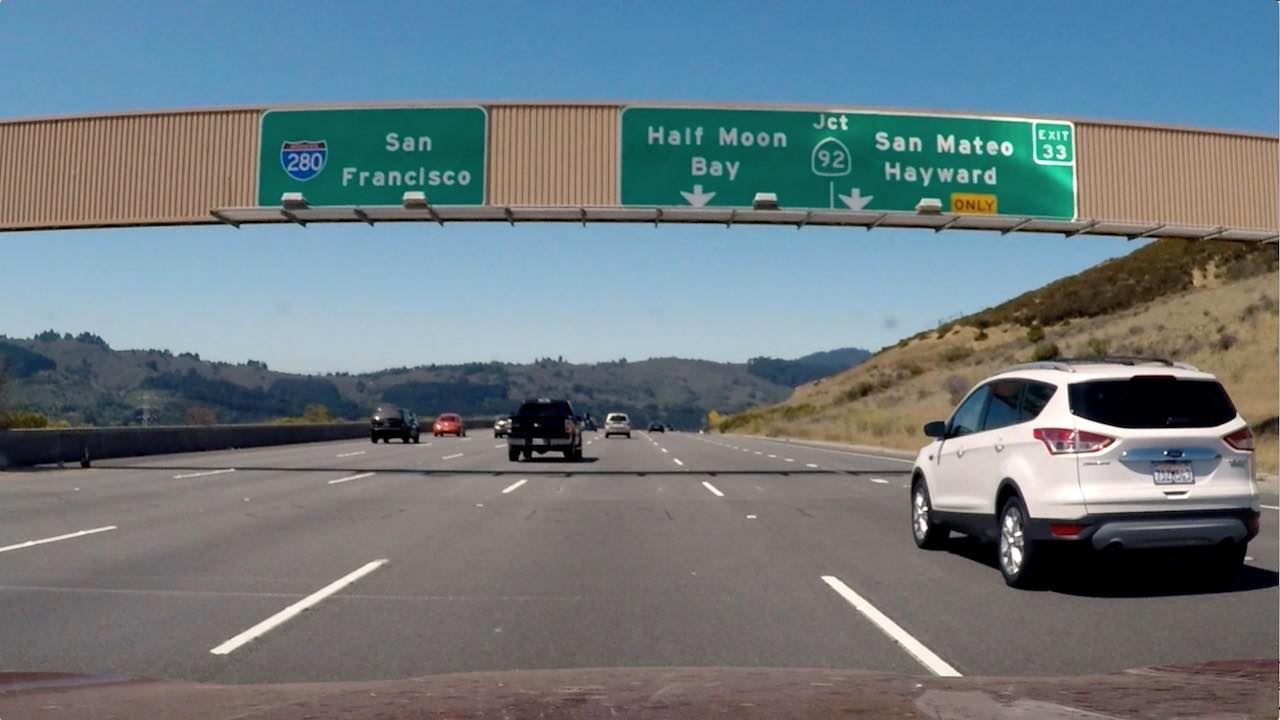
#> input picture signs_vehicles_xygrad.png, 1280 x 720 px
$ python gradient_direction.py   (older library calls are emulated)
#> lines starting #> are read from the running program, lines starting #| are printed output that depends on the picture; after the words box and inside, x2 and y2 are one past the last pixel; in counts of white or black regions, pixels touching at a corner belong together
import numpy as np
import cv2
import matplotlib.pyplot as plt
import matplotlib.image as mpimg
import pickle


# Read in an image
image = mpimg.imread('signs_vehicles_xygrad.png')
#> image is the input picture: shape (720, 1280, 3) float32; mean R, G, B 0.428, 0.477, 0.5

# Define a function that applies Sobel x and y,
# then computes the direction of the gradient
# and applies a threshold.
def dir_threshold(img, sobel_kernel=3, thresh=(0, np.pi/2)):

    # Apply the following steps to img
    # 1) Convert to grayscale
    # 2) Take the gradient in x and y separately
    # 3) Take the absolute value of the x and y gradients
    # 4) Use np.arctan2(abs_sobely, abs_sobelx) to calculate the direction of the gradient
    # 5) Create a binary mask where direction thresholds are met
    # 6) Return this mask as your binary_output image

#> called with sobel_kernel = 15, thresh = (0.7, 1.3)
    gray = cv2.cvtColor(img, cv2.COLOR_RGB2GRAY)
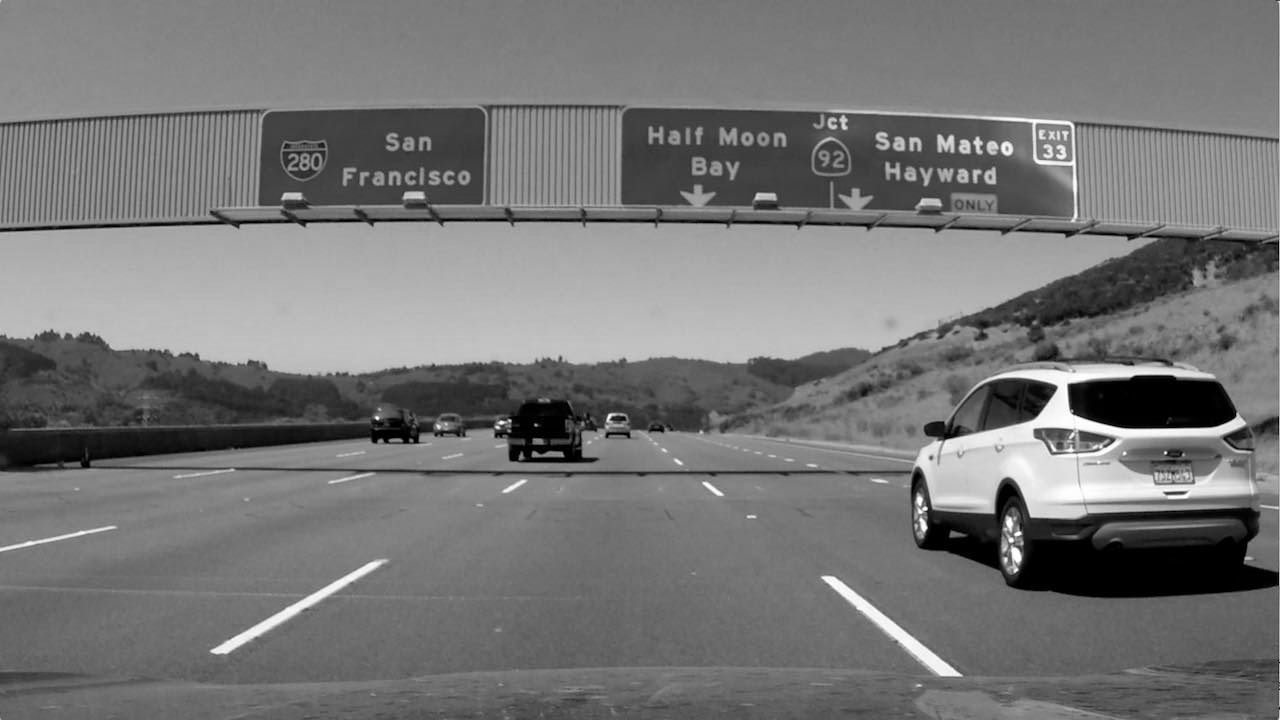
#> gray: shape (720, 1280) float32; min 0, max 0.999, mean 0.465
    sobelx = cv2.Sobel(gray,cv2.CV_64F, 1,0, ksize=sobel_kernel)
    sobely = cv2.Sobel(gray,cv2.CV_64F, 0,1, ksize=sobel_kernel)
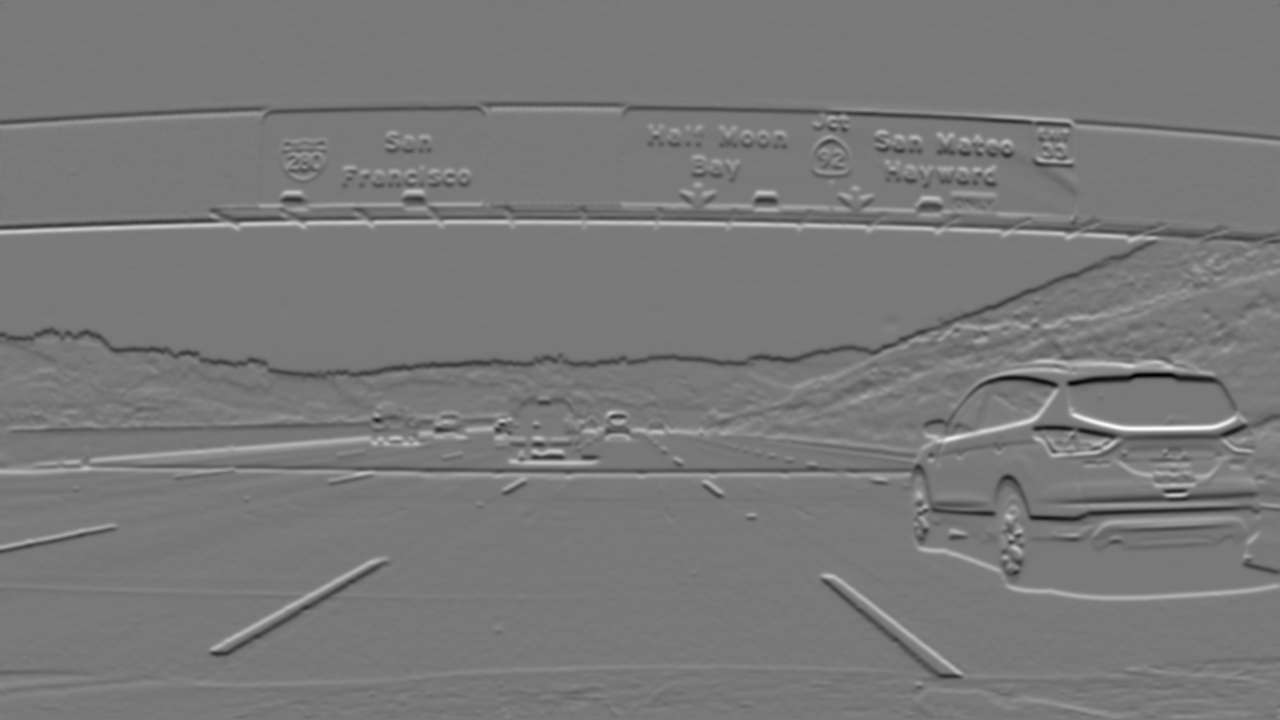
#> sobely: shape (720, 1280) float64; min -23970440.2, max 26364983, mean -17335.5; drawn with min black and max white

    grad_dir = np.arctan2(sobely, np.absolute(sobelx))
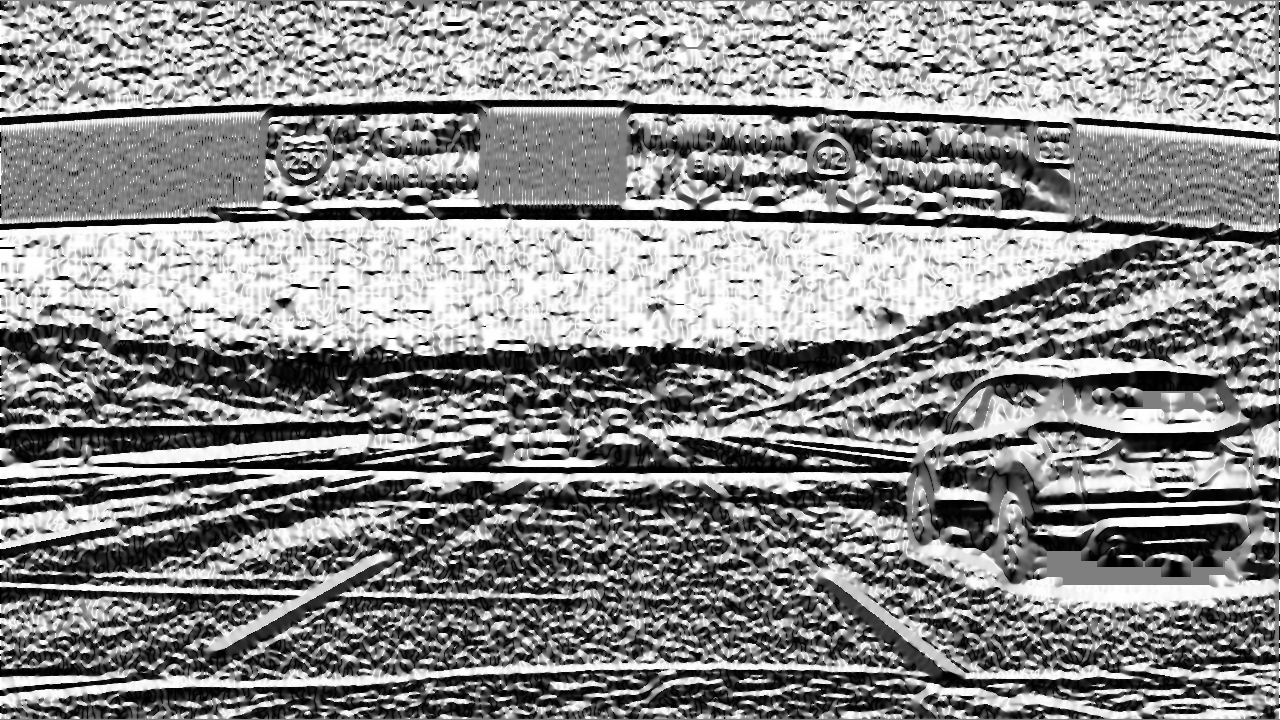
#> grad_dir: shape (720, 1280) float64; min -1.57, max 1.57, mean 0.132; drawn with min black and max white
    result = np.zeros_like(gray)
    result[(grad_dir>thresh[0])&(grad_dir<thresh[1])]=1
    binary_output = np.copy(img) # Remove this line
    return result

# Run the function
dir_binary = dir_threshold(image, sobel_kernel=15, thresh=(0.7, 1.3))
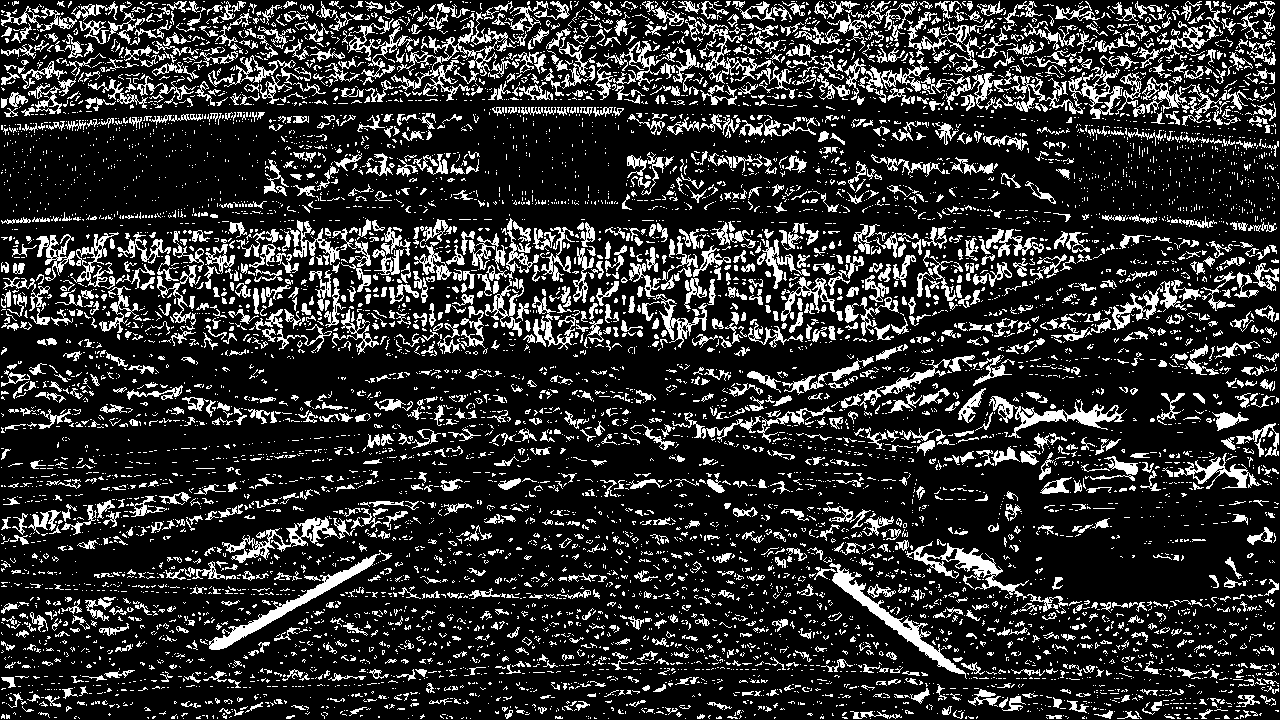
#> dir_binary: shape (720, 1280) float32; values 0 (black) and 1 (white), 18.7% white in thin lines or dots
# Plot the result
f, (ax1, ax2) = plt.subplots(1, 2, figsize=(24, 9))
f.tight_layout()
ax1.imshow(image)
ax1.set_title('Original Image', fontsize=50)
ax2.imshow(dir_binary, cmap='gray')
ax2.set_title('Thresholded Grad. Dir.', fontsize=50)
plt.subplots_adjust(left=0., right=1, top=0.9, bottom=0.)
plt.show()

$ run again, with test_image2.png copied over signs_vehicles_xygrad.png
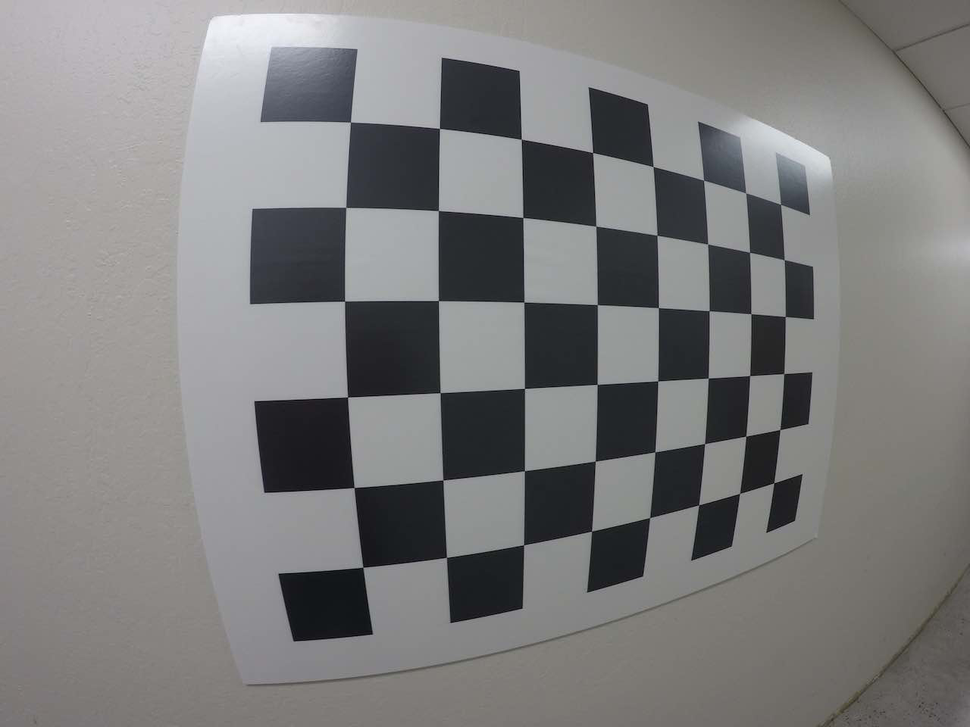
#> input picture test_image2.png, 970 x 727 px, shrunk from 1280 x 960 before the run
#> image is the input picture: shape (727, 970, 3) float32; mean R, G, B 0.492, 0.49, 0.49
#> in dir_threshold, `grad_dir = np.arctan2(sobely, np.absolute(sobelx))`:
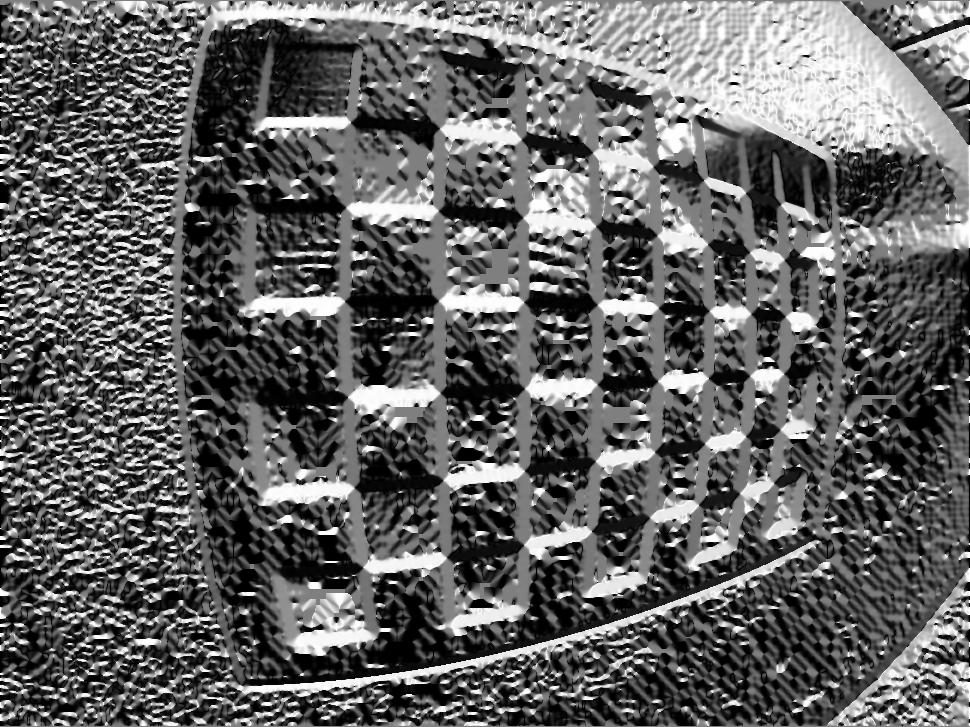
#> grad_dir: shape (727, 970) float64; min -1.57, max 1.57, mean -0.34; drawn with min black and max white
#> `dir_binary = dir_threshold(image, sobel_kernel=15, thresh=(0.7, 1.3))`:
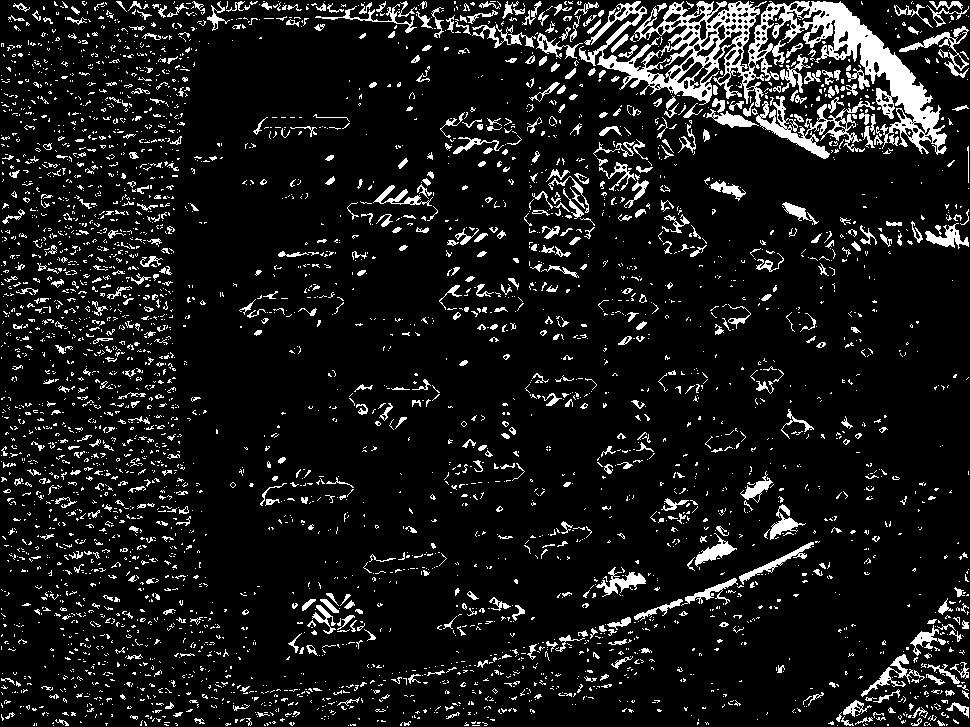
#> dir_binary: shape (727, 970) float32; values 0 (black) and 1 (white), 9.7% white; 4118 white regions (3497 under 20 px), largest, box (x1, y1, x2, y2) and area: (579, 1, 947, 155) 14091, (756, 96, 875, 159) 1930, (899, 26, 969, 78) 671
